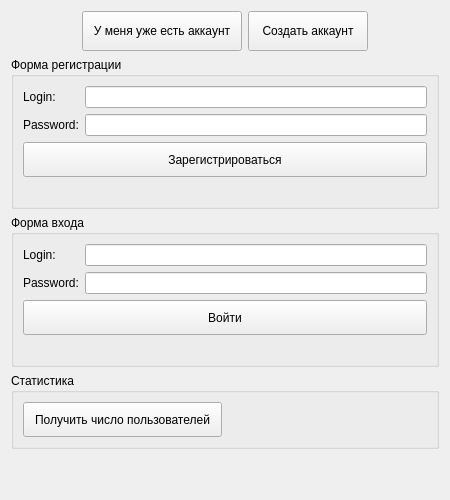
<?xml version="1.0" encoding="UTF-8"?>
<ui version="4.0">
 <class>RegAndAuth</class>
 <widget class="QWidget" name="RegAndAuth">
  <property name="geometry">
   <rect>
    <x>0</x>
    <y>0</y>
    <width>450</width>
    <height>500</height>
   </rect>
  </property>
  <property name="windowTitle">
   <string>Регистрация / Вход</string>
  </property>
  <layout class="QVBoxLayout" name="verticalLayoutMain">
   <item>
    <layout class="QHBoxLayout" name="switchLayout">
     <item>
      <spacer name="horizontalSpacerLeft">
       <property name="orientation">
        <enum>Qt::Orientation::Horizontal</enum>
       </property>
       <property name="sizeHint" stdset="0">
        <size>
         <width>20</width>
         <height>20</height>
        </size>
       </property>
      </spacer>
     </item>
     <item>
      <widget class="QPushButton" name="showLoginButton">
       <property name="minimumSize">
        <size>
         <width>160</width>
         <height>40</height>
        </size>
       </property>
       <property name="text">
        <string>У меня уже есть аккаунт</string>
       </property>
      </widget>
     </item>
     <item>
      <widget class="QPushButton" name="showRegisterButton">
       <property name="minimumSize">
        <size>
         <width>120</width>
         <height>40</height>
        </size>
       </property>
       <property name="text">
        <string>Создать аккаунт</string>
       </property>
      </widget>
     </item>
     <item>
      <spacer name="horizontalSpacerRight">
       <property name="orientation">
        <enum>Qt::Orientation::Horizontal</enum>
       </property>
       <property name="sizeHint" stdset="0">
        <size>
         <width>20</width>
         <height>20</height>
        </size>
       </property>
      </spacer>
     </item>
    </layout>
   </item>
   <item>
    <widget class="QGroupBox" name="groupRegister">
     <property name="title">
      <string>Форма регистрации</string>
     </property>
     <layout class="QGridLayout" name="registerLayout">
      <item row="0" column="0">
       <widget class="QLabel" name="regLabelLogin">
        <property name="text">
         <string>Login:</string>
        </property>
       </widget>
      </item>
      <item row="0" column="1">
       <widget class="QLineEdit" name="regLoginEdit"/>
      </item>
      <item row="1" column="0">
       <widget class="QLabel" name="regLabelPass">
        <property name="text">
         <string>Password:</string>
        </property>
       </widget>
      </item>
      <item row="1" column="1">
       <widget class="QLineEdit" name="regPassEdit">
        <property name="echoMode">
         <enum>QLineEdit::EchoMode::Password</enum>
        </property>
       </widget>
      </item>
      <item row="2" column="0" colspan="2">
       <widget class="QPushButton" name="regButton">
        <property name="minimumSize">
         <size>
          <width>0</width>
          <height>35</height>
         </size>
        </property>
        <property name="text">
         <string>Зарегистрироваться</string>
        </property>
       </widget>
      </item>
      <item row="3" column="0" colspan="2">
       <widget class="QLabel" name="regResultLabel"/>
      </item>
     </layout>
    </widget>
   </item>
   <item>
    <widget class="QGroupBox" name="groupLogin">
     <property name="title">
      <string>Форма входа</string>
     </property>
     <layout class="QGridLayout" name="loginLayout">
      <item row="0" column="0">
       <widget class="QLabel" name="logLabelLogin">
        <property name="text">
         <string>Login:</string>
        </property>
       </widget>
      </item>
      <item row="0" column="1">
       <widget class="QLineEdit" name="logLoginEdit"/>
      </item>
      <item row="1" column="0">
       <widget class="QLabel" name="logLabelPass">
        <property name="text">
         <string>Password:</string>
        </property>
       </widget>
      </item>
      <item row="1" column="1">
       <widget class="QLineEdit" name="logPassEdit">
        <property name="echoMode">
         <enum>QLineEdit::EchoMode::Password</enum>
        </property>
       </widget>
      </item>
      <item row="2" column="0" colspan="2">
       <widget class="QPushButton" name="logButton">
        <property name="minimumSize">
         <size>
          <width>0</width>
          <height>35</height>
         </size>
        </property>
        <property name="text">
         <string>Войти</string>
        </property>
       </widget>
      </item>
      <item row="3" column="0" colspan="2">
       <widget class="QLabel" name="logResultLabel"/>
      </item>
     </layout>
    </widget>
   </item>
   <item>
    <widget class="QGroupBox" name="groupStats">
     <property name="title">
      <string>Статистика</string>
     </property>
     <layout class="QHBoxLayout" name="statsLayout">
      <item>
       <widget class="QPushButton" name="statsButton">
        <property name="minimumSize">
         <size>
          <width>0</width>
          <height>35</height>
         </size>
        </property>
        <property name="text">
         <string>Получить число пользователей</string>
        </property>
       </widget>
      </item>
      <item>
       <widget class="QLabel" name="statsResultLabel"/>
      </item>
     </layout>
    </widget>
   </item>
   <item>
    <spacer name="verticalSpacerBottom">
     <property name="orientation">
      <enum>Qt::Orientation::Vertical</enum>
     </property>
     <property name="sizeHint" stdset="0">
      <size>
       <width>20</width>
       <height>20</height>
      </size>
     </property>
    </spacer>
   </item>
  </layout>
 </widget>
 <resources/>
 <connections/>
</ui>
